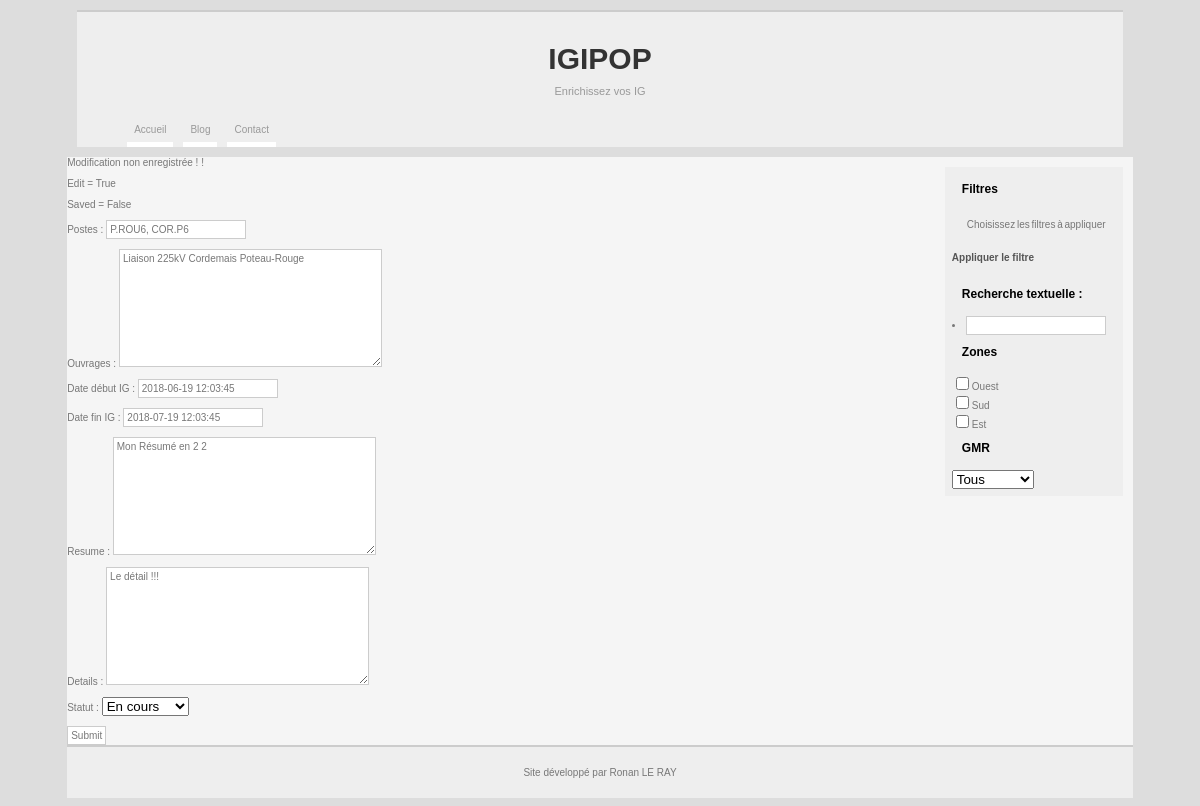
Screenshot of /blog/edit_IG/IG-0000002 with the database file from the repository.
### blog/models.py (models this page shows, shortened)
class T_IG(models.Model):
    ID_IG = models.CharField(max_length=20)
    postes = models.CharField(max_length=255,null=True)
    ouvrages = models.TextField(null=True)
    date_debut = models.DateTimeField(default=timezone.now, verbose_name="Date début IG")
    date_fin = models.DateTimeField(default=timezone.now,       verbose_name="Date fin IG")
    resume = models.TextField(null=True)
    details = models.TextField(null=True)
    statut = models.ForeignKey('T_statut', on_delete=models.CASCADE, null=True)
    class Meta:
        verbose_name = "Détails IG et étude"
        ordering = ['date_debut']

class T_statut(models.Model):
    statut = models.CharField(max_length=20)
    def __str__(self):
        return self.statut

### blog/views.py (the view)
# urls.py: path('edit_IG/<id_IG>',views.edit_IG, name='modifier_IG'),
def edit_IG(request, id_IG):
    IG = get_object_or_404(T_IG, ID_IG=id_IG)
    if request.method == "POST" :
        form = T_IGForm(request.POST, instance=get_object_or_404(T_IG, ID_IG=id_IG))
    else:
        form = T_IGForm(instance = get_object_or_404(T_IG, ID_IG=id_IG))
    if form.is_valid():
        form.save()
        saved = True
    else :
        saved = False
    edit = True
    return render(request, 'edit_IG.html', locals())

### blog/forms.py
class T_IGForm(forms.ModelForm):
    class Meta:
        model = T_IG
        exclude = ('ID_IG', )

### blog/templates/edit_IG.html (shortened to what this page needs)
{% extends "index.html" %}
{% block listeIG %}
{% if saved == False %}Modification non enregistrée ! !{% endif %}
<p>Edit = {{edit}}</p>
<p>Saved = {{saved}}</p>
<form action="{% url 'modifier_IG' IG.ID_IG %}" method="post">
    {{ form.as_p }}
    <input type="submit" value="Submit" />
</form>
{% endblock %}

### static/css/style.css (style rules this page uses)
body { background-color:#ddd; background-repeat:repeat-y; font-family: "Lucida Grande","Lucida Sans Unicode",geneva,verdana,sans-serif; font-size:10px; color:#777; }
input, textarea { background-color:#fff; border:1px solid #ccc; padding:3px; font-family:Verdana, Arial, Helvetica, sans-serif; font-size:10px; color:#777; }

### rows the page displays
T_IG: postes "P.ROU6, COR.P6", ouvrages "Liaison 225kV Cordemais Poteau-Rouge", resume "Mon Résumé en 2 2", details "Le détail !!!"
T_statut: statut "En cours"

### other values shown
{{ edit }} "True"
{{ saved }} "False"
